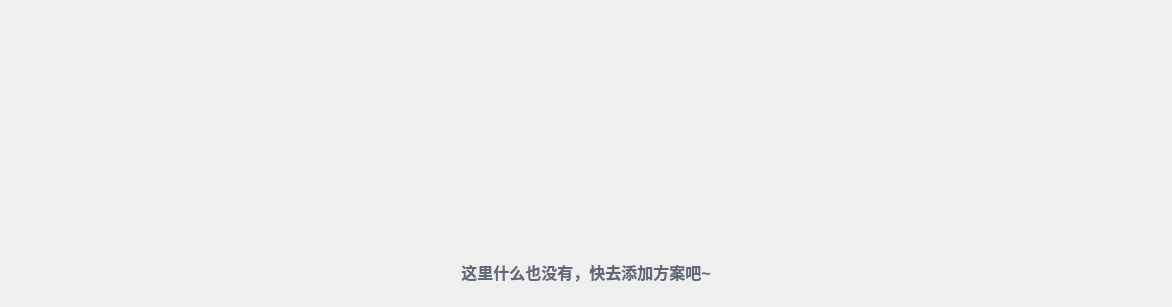
         <widget class="QWidget" name="page_planEmpty">
          <layout class="QGridLayout" name="gridLayout_11">
           <item row="0" column="0">
            <spacer name="horizontalSpacer_12">
             <property name="orientation">
              <enum>Qt::Horizontal</enum>
             </property>
             <property name="sizeHint" stdset="0">
              <size>
               <width>450</width>
               <height>20</height>
              </size>
             </property>
            </spacer>
           </item>
           <item row="0" column="1">
            <widget class="QWidget" name="widget_6" native="true">
             <layout class="QVBoxLayout" name="verticalLayout_2">
              <property name="spacing">
               <number>0</number>
              </property>
              <property name="leftMargin">
               <number>0</number>
              </property>
              <property name="topMargin">
               <number>0</number>
              </property>
              <property name="rightMargin">
               <number>0</number>
              </property>
              <property name="bottomMargin">
               <number>0</number>
              </property>
              <item>
               <spacer name="verticalSpacer_5">
                <property name="orientation">
                 <enum>Qt::Vertical</enum>
                </property>
                <property name="sizeHint" stdset="0">
                 <size>
                  <width>20</width>
                  <height>7</height>
                 </size>
                </property>
               </spacer>
              </item>
              <item>
               <widget class="QLabel" name="label_3">
                <property name="minimumSize">
                 <size>
                  <width>249</width>
                  <height>187</height>
                 </size>
                </property>
                <property name="maximumSize">
                 <size>
                  <width>16777215</width>
                  <height>16777215</height>
                 </size>
                </property>
                <property name="styleSheet">
                 <string notr="true">border-image: url(:/Skin/Images/GeneralIcon/Empty/PlanEmpty.png);</string>
                </property>
                <property name="text">
                 <string/>
                </property>
               </widget>
              </item>
              <item>
               <spacer name="verticalSpacer_6">
                <property name="orientation">
                 <enum>Qt::Vertical</enum>
                </property>
                <property name="sizeType">
                 <enum>QSizePolicy::Fixed</enum>
                </property>
                <property name="sizeHint" stdset="0">
                 <size>
                  <width>20</width>
                  <height>50</height>
                 </size>
                </property>
               </spacer>
              </item>
              <item>
               <widget class="QLabel" name="label_4">
                <property name="minimumSize">
                 <size>
                  <width>250</width>
                  <height>33</height>
                 </size>
                </property>
                <property name="styleSheet">
                 <string notr="true">color: #616975;
font-family: &quot;Noto Sans S Chinese&quot;; 
font-weight: 500;
font-size: 16px;</string>
                </property>
                <property name="text">
                 <string>这里什么也没有，快去添加方案吧~</string>
                </property>
                <property name="alignment">
                 <set>Qt::AlignCenter</set>
                </property>
               </widget>
              </item>
              <item>
               <spacer name="verticalSpacer_7">
                <property name="orientation">
                 <enum>Qt::Vertical</enum>
                </property>
                <property name="sizeHint" stdset="0">
                 <size>
                  <width>20</width>
                  <height>8</height>
                 </size>
                </property>
               </spacer>
              </item>
             </layout>
            </widget>
           </item>
           <item row="0" column="2">
            <spacer name="horizontalSpacer_11">
             <property name="orientation">
              <enum>Qt::Horizontal</enum>
             </property>
             <property name="sizeHint" stdset="0">
              <size>
               <width>450</width>
               <height>20</height>
              </size>
             </property>
            </spacer>
           </item>
          </layout>
         </widget>
